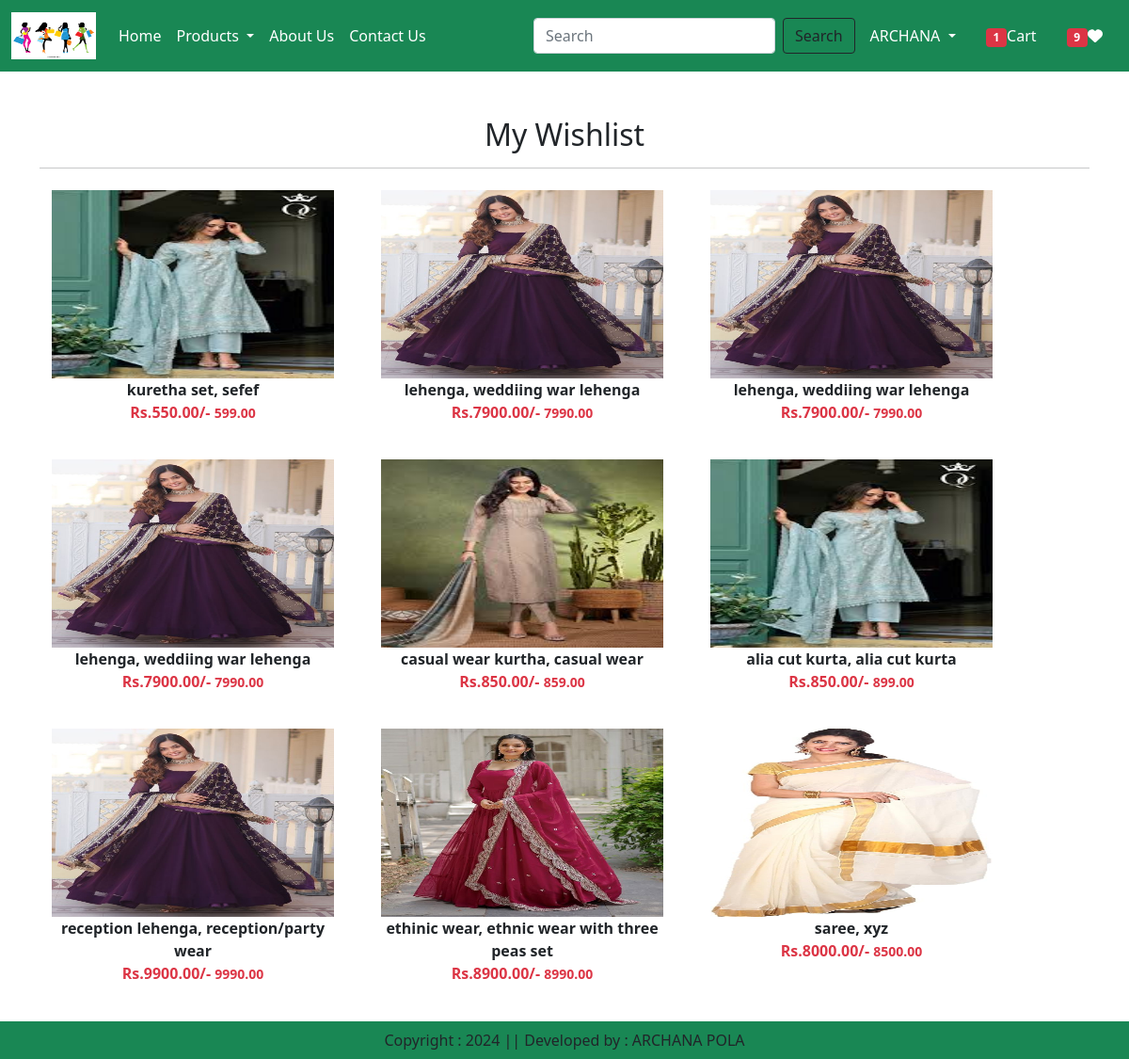
/wishlist/ (signed in), run on an earlier commit of the app's database.
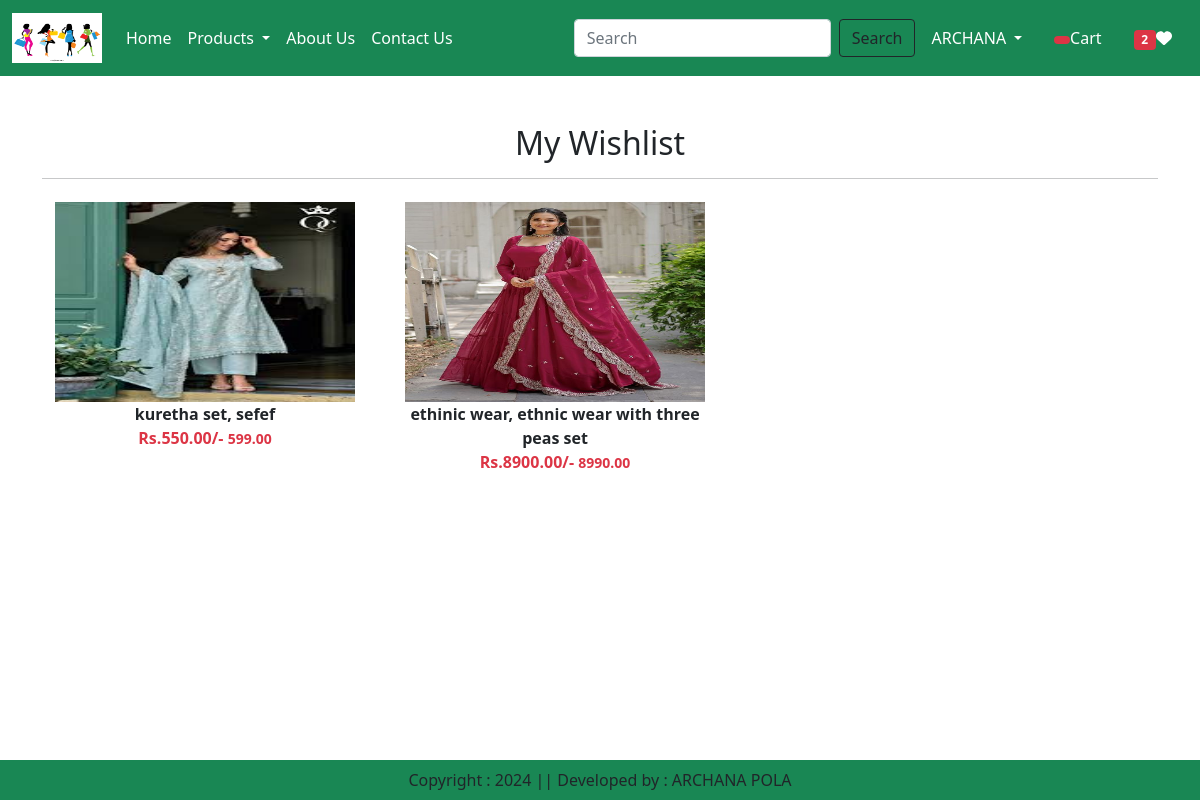
And on a later commit of the database.
### accounts/models.py (models this page shows, shortened)
class Wishlist(models.Model):
    user = models.ForeignKey(User, on_delete=models.CASCADE)
    product = models.ForeignKey(Product, on_delete=models.CASCADE)

class Product(models.Model):
    title = models.CharField(max_length=255)
    selling_price = models.DecimalField(max_digits=10, decimal_places=2)  # e.g., 2999.99
    discounted_price = models.DecimalField(max_digits=10, decimal_places=2, blank=True, null=True)
    description = models.TextField()
    material = models.CharField(max_length=100)
    category = models.CharField(choices=CATEGORY_CHOICES, max_length=20)
    stock = models.IntegerField(default=0)
    available = models.BooleanField(default=True)
    product_img = models.ImageField(upload_to='product')
    additional_info = models.TextField(blank=True, null=True)  # Can be used for sizing info, care instructions, etc.
    color = models.CharField(max_length=50, blank=True, null=True)  # Color options
    size = models.CharField(max_length=20, blank=True, null=True)  # e.g., S, M, L, XL, etc.

### accounts/views.py (the view)
# urls.py: path('wishlist/', views.show_wishlist, name='show_wishlist'),
@login_required
def show_wishlist(request):
    user = request.user
    totalitem = 0
    wishitem =0
    if request.user.is_authenticated:
        totalitem = len(Cart.objects.filter(user =request.user))
        wishitem = len(Wishlist.objects.filter(user = request.user))
    product = Wishlist.objects.filter(user=user)
    return render(request, 'app/wishlist.html', locals())

### accounts/templates/app/wishlist.html (shortened to what this page needs)
{% extends 'app/base.html' %}
{% load static %}
{% block main_content %}
<div class="container my-5">
    <h2 class="text-center">My Wishlist</h2>
    <hr>
        <div class="row">
            {% for product in product %}
            <div class="col-sm-4 text-center mb-4 hover-shadow">
                <a href="{% url 'Product_Details' product.product.id %}" class="btn">
                    <div>
                    <img src="{{ product.product.product_img.url }}" width="300px" height="200px" />
                    <div class="fw-bold">{{product.product.title}}, {{product.product.description}}</div>
                        <div class="fw-bold text-danger">
                        Rs.{{product.product.discounted_price}}/-
                            <small class="fw.light text.text-decoration-line-through">{{product.product.selling_price}}</small>
                    </div>
                </div>
                </a>
            </div>
        {% endfor %}
        </div>
</div>
{% endblock main_content %}

### accounts/templates/app/base.html (shortened to what this page needs)
<!DOCTYPE html>
{% load static %}
<html lang="en">
<head>
    <link href="https://cdn.jsdelivr.net/npm/bootstrap@5.0.2/dist/css/bootstrap.min.css" rel="stylesheet">
    <link rel = "stylesheet" href="{% static  'app/css/owl.carousel.min.css' %}"/>
    <link rel = "stylesheet" href="{% static  'app/css/all.min.css' %}"/>
    <link rel = "stylesheet" href="{% static  'app/css/style.css' %}"/>
</head>
<body>
    <nav class="navbar navbar-expand-lg navbar-light navbar-dark bg-success">
        <div class="container-fluid">
          <a class="navbar-brand" href="#">
            <img src="{% static 'app/images/banner/main banner.jpg' %}" width="90" height = "50"/>
            </a>
          <div class="collapse navbar-collapse" id="navbarSupportedContent">
            <ul class="navbar-nav me-auto mb-2 mb-lg-0">
              <li class="nav-item">
                <a class="nav-link active" aria-current="page" href="/">Home</a>
              </li>
              <li class="nav-item dropdown">
                <a class="nav-link dropdown-toggle text-white" href="#" id="navbarDropdown" role="button" data-bs-toggle="dropdown" aria-expanded="false">
                  Products
                </a>
              </li>
              <li class="nav-item">
                <a class="nav-link text-white" href="{% url 'AboutUs' %}">About Us</a>
              </li>
              <li class="nav-item">
                <a class="nav-link text-white" href="{% url 'ContactUs' %}" tabindex="-1" aria-disabled="true">Contact Us</a>
              </li>
            </ul>
            <form class="d-flex" role="search" action="/search">
              <input class="form-control me-2" type="search" placeholder="Search" name="search" aria-label="Search">
              <button class="btn btn-outline-dark" type="submit">Search</button>
            </form>
          </div>
            <ul class="navbar-nav me-auto mb-2 mb-lg-0">
            {% if request.user.is_authenticated %}
              <li class="nav-item dropdown mx-2">
                <a class="nav-link dropdown-toggle text-white" href="#"
                id="profileDropdown" role="button" data-bs-toggle="dropdown"
                aria-expanded="false">
                  ARCHANA
                </a>
              </li>
             <li class="nav-item mx-2">
                <a href="{% url 'showcart' %}" class="nav-link text-white"><span class="badge bg-danger" >{% if totalitem > 0 %}
                  {{totalitem}} {% endif %} </span>Cart</a>
             </li>
              <li class="nav-item mx-2">
                <a href="{% url 'show_wishlist' %}" class="nav-link text-white"><span class="badge bg-danger" >{% if wishitem > 0 %}
                  {{wishitem}} {% endif %} </span><i class="fa fa-heart colour-red"></i></a>
             </li>
            {% endif %}
            </ul>
        </div>
      </nav>
      {% block main_content %}{% endblock main_content %}
      <footer class="container-fluid fixed-bottom bg-success text-center p-2 mt-5">
        Copyright : 2024 || Developed by : ARCHANA POLA
      </footer>
</body>
</html>

### accounts/static/app/css/style.css (style rules this page uses)
.col-md-4, .col-sm-4 { flex: 0 0 30%; box-sizing: border-box; margin-bottom: 20px; }

What changed in the data, as far as the page shows it:
removed Wishlist: product.product_img (picture), product "lehenga", product.description "weddiing war lehenga", product.discounted_price "7900.00", product.selling_price "7990.00"
removed Wishlist: product.product_img (picture), product "lehenga", product.description "weddiing war lehenga", product.discounted_price "7900.00", product.selling_price "7990.00"
removed Wishlist: product.product_img (picture), product "lehenga", product.description "weddiing war lehenga", product.discounted_price "7900.00", product.selling_price "7990.00"
removed Wishlist: product.product_img (picture), product "casual wear kurtha", product.description "casual wear", product.discounted_price "850.00", product.selling_price "859.00"
removed Wishlist: product.product_img (picture), product "alia cut kurta", product.description "alia cut kurta", product.discounted_price "850.00", product.selling_price "899.00"
removed Wishlist: product.product_img (picture), product "reception lehenga", product.description "reception/party wear", product.discounted_price "9900.00", product.selling_price "9990.00"
removed Wishlist: product.product_img (picture), product "saree", product.description "xyz", product.discounted_price "8000.00", product.selling_price "8500.00"
Also different on the page:
{{ wishitem }}: "9" → "2"
{{ totalitem }}: "1" → (not shown)
